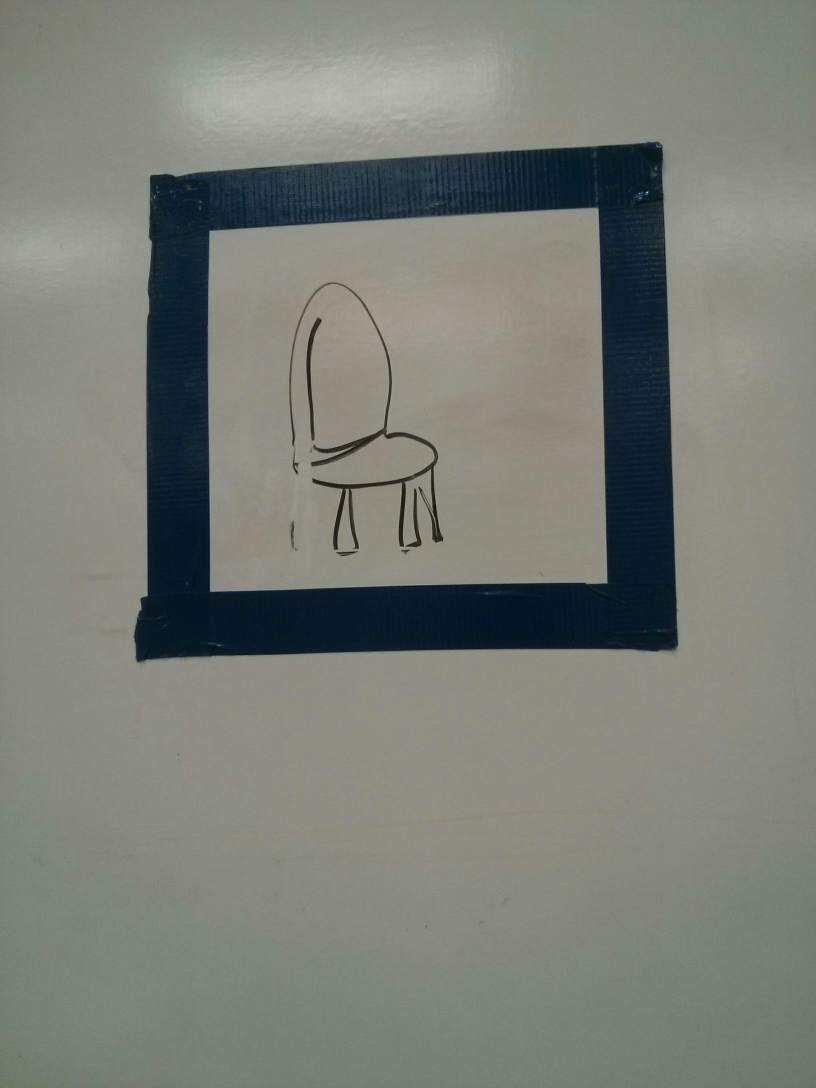
#> input picture flask_app/board.jpg, 2448 x 3264 px (shown at 1/3 size)
$ python -i preprocess.py   (imports and definitions only)   (Python 2 division)   (older library calls are emulated)
#> lines starting #> are read from the running program, lines starting #| are printed output that depends on the picture; after the words box and inside, x2 and y2 are one past the last pixel; in counts of white or black regions, pixels touching at a corner belong together
import cv2
import numpy as np

def rotateImage(image, angle):
   (h, w) = image.shape[:2]
   center = (w / 2, h / 2)
   M = cv2.getRotationMatrix2D(center,angle,1.0)
   rotated_image = cv2.warpAffine(image, M, (w,h))
   return rotated_image

def process(filename):
#> called with filename = 'board.jpg'
    img = cv2.imread(filename)
#> img is the input picture: shape (3264, 2448, 3); mean B, G, R 118.8, 125.9, 122.7
    res = cv2.resize(img, None, fx=0.2, fy=0.2, interpolation=cv2.INTER_CUBIC)
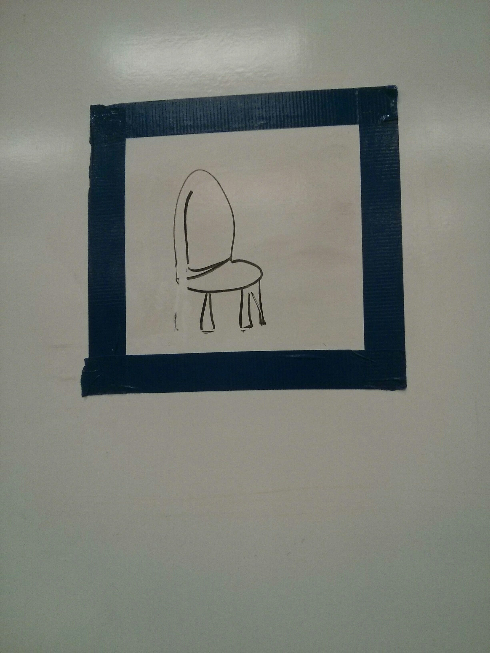
#> res: shape (653, 490, 3); mean B, G, R 118.8, 125.9, 122.7
    gray = cv2.cvtColor(res, cv2.COLOR_BGR2GRAY)
    (thresh, im_bw) = cv2.threshold(gray, 128, 255, cv2.THRESH_BINARY | cv2.THRESH_OTSU)
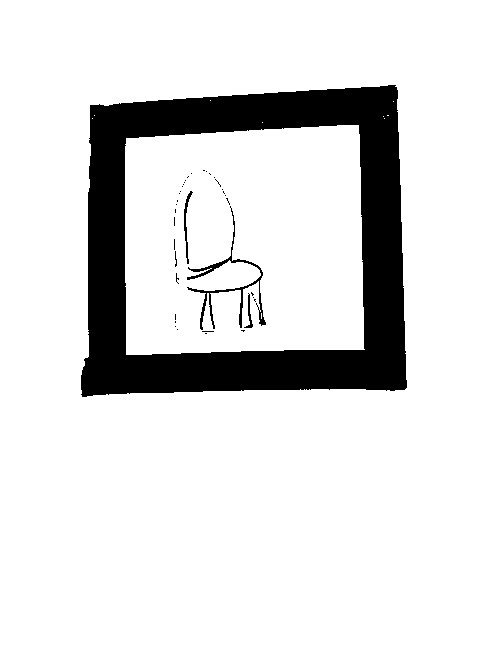
#> im_bw: shape (653, 490); 86.8% white; 38 black regions (34 under 20 px)
#> thresh = 84

    contours, hierarchy = cv2.findContours(im_bw.copy(), cv2.RETR_TREE, cv2.CHAIN_APPROX_SIMPLE)
#> contours = 67 contours, 57 with area under 20; largest, box (x1, y1, x2, y2) and area: (0, 0, 490, 653) 318828, (80, 84, 408, 398) 93638, (125, 125, 365, 355) 51801, (186, 207, 267, 331) 1323, (183, 190, 194, 265) 242

    t = res.copy()
    cnt = contours[2]
#> cnt = contour of 71 points, box (x1, y1, x2, y2) (125, 125, 365, 355), area 51801
    epsilon = 0.1*cv2.arcLength(cnt,True)
#> epsilon = 92.66
    approx = cv2.approxPolyDP(cnt,epsilon,True)
#> approx = [[358, 125], [126, 138], [126, 354], [364, 349]]

    print cnt.shape
#| (71, 1, 2)
    # [5 lines of commented-out code are left out]

    rect = cv2.minAreaRect(cnt)
#> rect = ((242.5, 239.5), (238.3, 224.6), -1.34)
    angle = rect[2]
#> angle = -1.34
    box = cv2.cv.BoxPoints(rect)
#> box = ((126, 354.6), (120.7, 130.1), (359, 124.5), (364.3, 349))
    box = np.int0(box)
#> box = [[126, 354], [120, 130], [359, 124], [364, 348]]
    #print box
    #cv2.drawContours(t,[box],0,(0,0,255),2)
    #print box.shape

    x1 = box[0][0]
#> x1 = 126
    y1 = box[0][1]-20
#> y1 = 334
    x2 = box[2][0]
#> x2 = 359
    y2 = box[2][1]+20
#> y2 = 144

    rot_t = rotateImage(t,angle)
#> in rotateImage, `M = cv2.getRotationMatrix2D(center,angle,1.0)`: M = [[1, -0.0235, 7.72], [0.0235, 1, -5.66]]
#> in rotateImage, `rotated_image = cv2.warpAffine(image, M, (w,h))`:
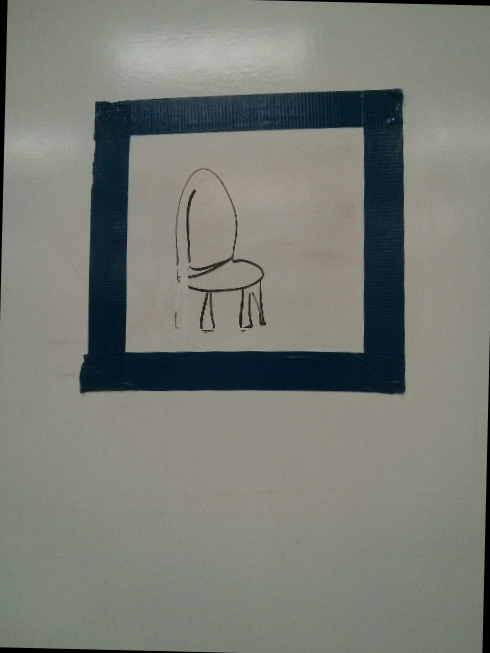
#> rotated_image: shape (653, 490, 3); mean B, G, R 117.4, 124.4, 121.3
    rot_c = rot_t[min(y1,y2):max(y1,y2), min(x1,x2):max(x1,x2) ]
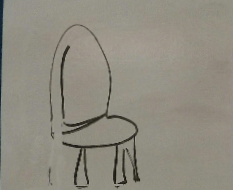
#> rot_c: shape (190, 233, 3); mean B, G, R 128.3, 139.8, 143.6
    # [11 lines of commented-out code are left out]
    return rot_c

>>> result = process('board.jpg')
